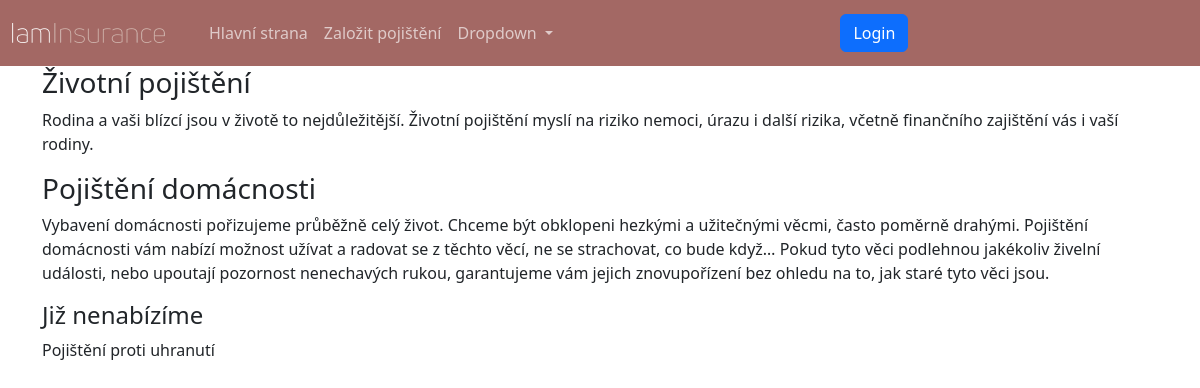
The app's page /, older data.
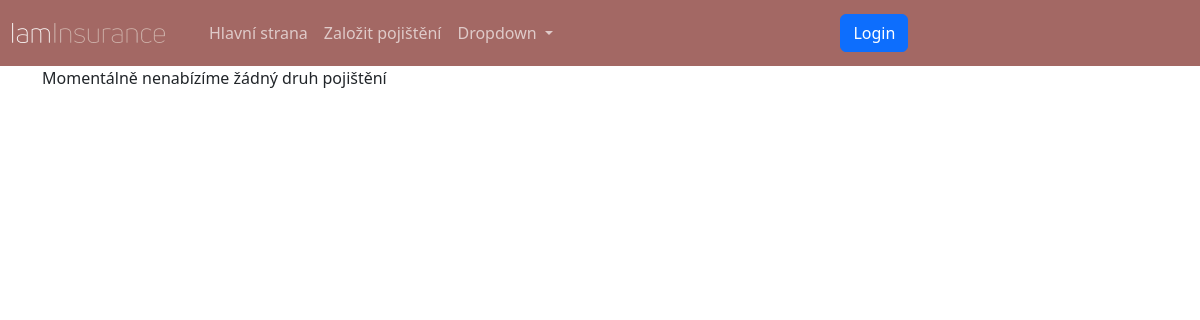
The same page, newer data.
### insurance_app/models.py (models this page shows, shortened)
class Product(models.Model):
    name = models.CharField(max_length=64, unique=True)
    description = models.TextField(default="")
    active = models.BooleanField(default=True)

### insurance_app/views.py (the view)
# urls.py: path("", views.IndexView.as_view(), name="home"),
class IndexView(generic.ListView):
    model = models.Product
    template_name = template.HOME
    def get(self, request, *args, **kwargs):
        object_list = self.get_queryset()
        active = object_list.filter(active=True)
        inactive = object_list.filter(active=False)
        return render(request, self.template_name, {"active": active, "inactive": inactive})

### insurance_app/templates/insurance_app/home.html
{% extends 'main.html' %}
{% block content %}
{% for product in active %}
    <section>
        <h3>{{ product.name }}</h3>
        <p>{{ product.description }}</p>
    </section>
{% empty %}
    <section>
        <p>Momentálně nenabízíme žádný druh pojištění</p>
    </section>
{% endfor %}
{% if inactive %}
    <h4>Již nenabízíme</h4>
{% for product in inactive %}
    <p>{{ product.name }}</p>
{% endfor %}
{% endif %}
{% endblock %}

### insurance_app/templates/main.html (shortened to what this page needs)
<!DOCTYPE html>
<html lang="cs" >
<head>
    {% load static %}
    <link rel="stylesheet" href="{% static 'css/style.css' %}" type="text/css" />
    <link rel="stylesheet" href="{% static 'css/bootstrap.min.css' %}" type = "text/css" />
</head>
<body>
    <header>
        <nav class="navbar navbar-expand-lg bg-body-tertiary">
            <div class="container-fluid">
                <a class="navbar-brand" href="{% url 'home' %}">
                    <img src="{% static 'images/iaminsurance-logo.webp' %}" class="img-brand" alt="iaminsurance">
                </a>
                <div class="collapse navbar-collapse" id="navbarSupportedContent">
                    <ul class="navbar-nav me-auto mb-2 mb-lg-0">
                        <li class="nav-item">
                            <a class="nav-link" aria-current="page" href="{% url 'home' %}">Hlavní strana</a>
                        </li>
                        <li class="nav-item">
                            <a class="nav-link" href="{% if user.is_authenticated %}{% url 'register-contract' %}{% else %}{% url 'register' %}{% endif %}">Založit pojištění</a>
                        </li>
                        <li class="nav-item dropdown">
                            <a class="nav-link dropdown-toggle" href="#" role="button" data-bs-toggle="dropdown"
                               aria-expanded="false">
                                Dropdown
                            </a>
                        </li>
                    </ul>
                    <ul class="navbar-nav me-auto mb-2 mb-lg-0">
                        {% if user.is_authenticated %}
                        <li class="nav-item dropdown">
                            <a class="nav-link dropdown-toggle" href="#" role="button" data-bs-toggle="dropdown"
                               aria-expanded="false">
                                Správa účtu
                            </a>
                            <ul class="dropdown-menu">
                                <li><a class="dropdown-item" href="{% url 'my-contracts' %}">Moje smlouvy</a></li>
                                <li><hr class="dropdown-divider"></li>
                                <li><a class="dropdown-item" href="{% url 'person-update' %}">Změna údajů</a></li>
                                <li><a class="dropdown-item" href="{% url 'password-change' %}">Změna hesla</a></li>
                            </ul>
                        </li>
                        {% if user.is_staff %}<li class="nav-item dropdown">
                            <a class="nav-link dropdown-toggle" href="#" role="button" data-bs-toggle="dropdown" aria-expanded="false">Správa</a>
                            <ul class="dropdown-menu">
                                <li><a class="dropdown-item" href="{% url 'clients-list' %}">Klienti</a></li>
                            </ul>
                        </li>{% endif %}
                        <li class="nav-item"><span class="h-100 text-center text-secondary">Přihlášený uživatel: {{ user }}</span></li>
                        <li class="nav-item"><a class="nav-link btn btn-primary" href="{% url 'logout' %}?next={{ request.path|escape }}">Odhlásit</a></li>
                        {% else %}<li class="nav-item"><a class="btn btn-primary" href="{% url 'login' %}">Login</a></li>
                        {% endif %}
                    </ul>
                </div>
            </div>
        </nav>
    </header>
    <article class="container">
    {% block content %}
    {% endblock %}
    </article>
</body>
</html>

### insurance_app/static/css/style.css (style rules this page uses)
body { background: #fffffe; }
.img-brand { height: 40px; padding: 10px 20px 10px 0; }

Row changes from the older to the newer data that the page shows:
removed Product: name "Životní pojištění", description "Rodina a vaši blízcí jsou v životě to nejdůležitější. Životní pojištění myslí na riziko nemoci, úrazu i další rizika, včetně finančního zajištění vás i vaší rodiny."
removed Product: name "Pojištění domácnosti", description "Vybavení domácnosti pořizujeme průběžně celý život. Chceme být obklopeni hezkými a užitečnými věcmi, často poměrně drahými. Pojištění domácnosti vám nabízí možnost užívat a radovat se z těchto věcí, ne se strachovat, co bude když… Pokud tyto věci podlehnou jakékoliv živelní události, nebo upoutají pozornost nenechavých rukou, garantujeme vám jejich znovupořízení bez ohledu na to, jak staré tyto věci jsou."
removed Product: name "Pojištění proti uhranutí", shown under "Již nenabízíme"
Text that changed along with them:
text no longer shown: "Již nenabízíme"
text now shown: "Momentálně nenabízíme žádný druh pojištění"
